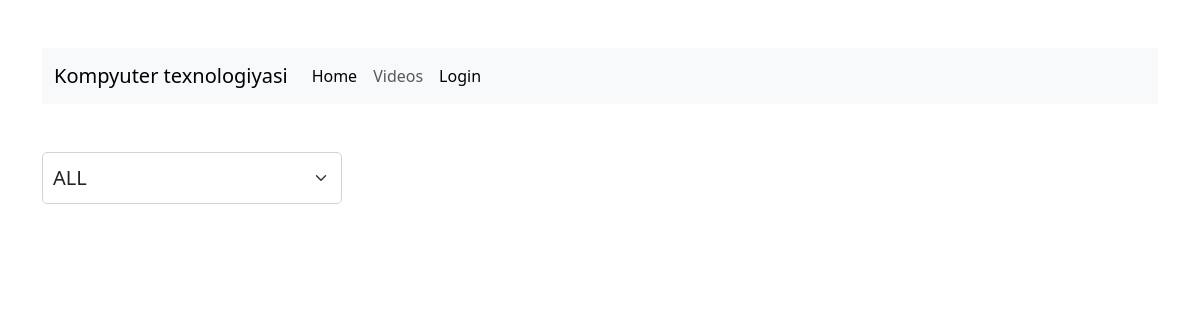
Page /lobaratoriya2/ on the earlier database version.
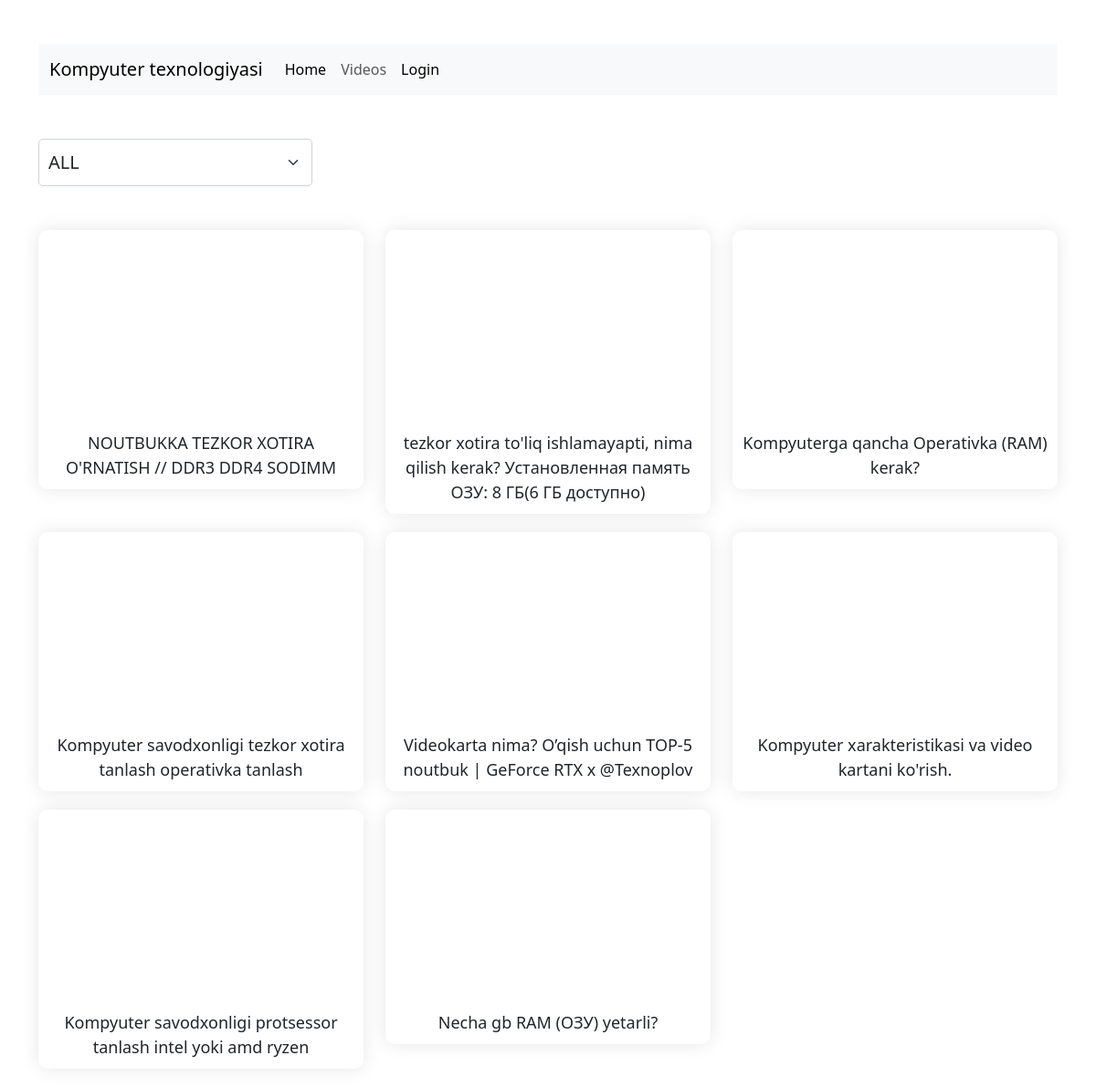
Same page on the later database version.
### app1/models.py (models this page shows, shortened)
class Page2(models.Model):
    you_tobe_linki=models.CharField(max_length=500)
    nomi=models.CharField(max_length=200)
    turi=models.ForeignKey(Video_turi,on_delete=models.CASCADE)

### app1/views.py (the view)
# urls.py: path('lobaratoriya2/', Video.as_view(), name="video"),
class Video(View):
    def get(self,request):
        turlari =Video_turi.objects.all()
        hammasi=Page2.objects.all()
        page=True
        return render(request,'video_home.html',{
                                            'turlar':turlari,
                                            'qidiruv': "ALL",
                                           'page':page,
                                            'hammasi':hammasi})

### templates/video_home.html (shortened to what this page needs)
{% extends 'base.html' %}
{% block content %}
{%load static%}
<html lang="en">
<head>
    <link rel="stylesheet" href="{% static 'css/style.css'%}">
    <link href="https://cdn.jsdelivr.net/npm/bootstrap@5.3.2/dist/css/bootstrap.min.css" rel="stylesheet">
    <link rel="stylesheet" href="https://cdn.jsdelivr.net/npm/bootstrap-icons@1.11.3/font/bootstrap-icons.min.css">
    {% block style %}
    <link rel="stylesheet" href="{% static 'css/videos.css'%}">
    {% endblock %}
  </head>
<body>
    <div class="container mt-5">
        <div class="row">
            <div class="menyu">
                <select id="service-select" class="form-select form-select-lg mb-5 container-5" onchange="redirectToUrl()"  style="width: 300px;">
                    <option selected>{{qidiruv}}</option>
                  </select>
            </div>
        {% for i in hammasi %}
        <div class="col-4 cards">
          <div class="card">
              <iframe width="392" height="200" src="https://www.youtube.com/embed/{{i.you_tobe_linki}}" title="YouTube video player" frameborder="0" allow="accelerometer; autoplay; clipboard-write; encrypted-media; gyroscope; picture-in-picture; web-share" allowfullscreen></iframe>
            <div class="card-body">
              <p class="card-text">{{i.nomi}}</p>
            </div>
          </div>
        </div>
        {% endfor %}
      </div>
    </div>
    {% endblock content %}

### templates/base.html (shortened to what this page needs)
{%load static%}
<!DOCTYPE html>
<html lang="en">
<head>
<link href="https://cdn.jsdelivr.net/npm/bootstrap@5.3.3/dist/css/bootstrap.min.css" rel="stylesheet">
{% block style %}{% endblock %}
  </head>
<body>
    <header class="container mt-5">
        <nav class="navbar navbar-expand-lg bg-body-tertiary">
            <div class="container-fluid">
              <div class="collapse navbar-collapse" id="navbarTogglerDemo01">
                <a class="navbar-brand" href="{% url 'home'%}">Kompyuter texnologiyasi</a>
                <ul class="navbar-nav me-auto mb-2 mb-lg-0">
                  <li class="nav-item">
                    <a class="nav-link active"  aria-current="page" href="{% url 'home'%}">Home</a>
                  </li>
                  <li class="nav-item">
                    <a class="nav-link"  aria-current="page" href="{% url 'video'%}">Videos</a>
                  </li>
                  {% if request.user.is_authenticated %}
                    <li class="nav-item dropdown">
                      <a class="nav-link dropdown-toggle" id="navbarScrollingDropdown" role="button" data-bs-toggle="dropdown" aria-expanded="false">
                        Tizimdan chiqish
                      </a>
                      <ul class="dropdown-menu" aria-labelledby="navbarScrollingDropdown">
                        <li><a class="dropdown-item" href="{% url 'logout'%}">Logout</a></li>
                      </ul>
                    </li>
                  {% else %}
                    <li class="nav-item">
                      <a class="nav-link active"  aria-current="page" href="{% url 'login' %}">Login</a>
                    </li>
                  {% endif %}
                </ul>
              </div>
            </div>
          </nav>
    </header>
    {% block content %}
    {% endblock content %}
    </body>
</html>

### static/css/videos.css (style rules this page uses)
.mt-5 { margin-top: 20px; }
.mb-5 { margin-bottom: 20px; }
.cards { margin-bottom: 20px; }
.card { border: none; border-radius: 10px; box-shadow: 0px 0px 20px rgba(0, 0, 0, 0.1); transition: transform 0.3s; }
.card iframe { border-radius: 10px 10px 0 0; }
.card-body { padding: 10px; text-align: center; }
.card-text { font-size: 18px; margin-top: 10px; }
.form-select { width: 100%; max-width: 300px; padding: 10px; border-radius: 5px; border: 1px solid #ced4da; background-color: #fff; transition: border-color 0.15s ease-in-out, box-shadow 0.15s ease-in-out; }

### static/css/style.css (style rules this page uses)
.mt-5 { margin-top: 20px; }
.mb-5 { margin-bottom: 20px; }

Differences in the rows shown:
added Page2: nomi "NOUTBUKKA TEZKOR XOTIRA O'RNATISH // DDR3 DDR4 SODIMM"
added Page2: nomi "tezkor xotira to'liq ishlamayapti, nima qilish kerak? Установленная память ОЗУ: 8 ГБ(6 ГБ доступно)"
added Page2: nomi "Kompyuterga qancha Operativka (RAM) kerak?"
added Page2: nomi "Kompyuter savodxonligi tezkor xotira tanlash operativka tanlash"
added Page2: nomi "Videokarta nima? O’qish uchun TOP-5 noutbuk | GeForce RTX x @Texnoplov"
added Page2: nomi "Kompyuter xarakteristikasi va video kartani ko'rish."
added Page2: nomi "Kompyuter savodxonligi protsessor tanlash intel yoki amd ryzen"
added Page2: nomi "Necha gb RAM (ОЗУ) yetarli?"
